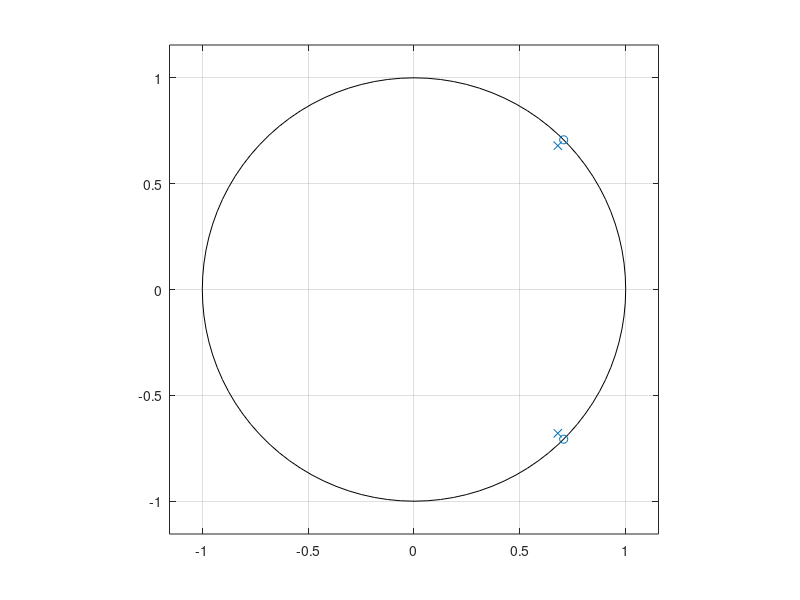
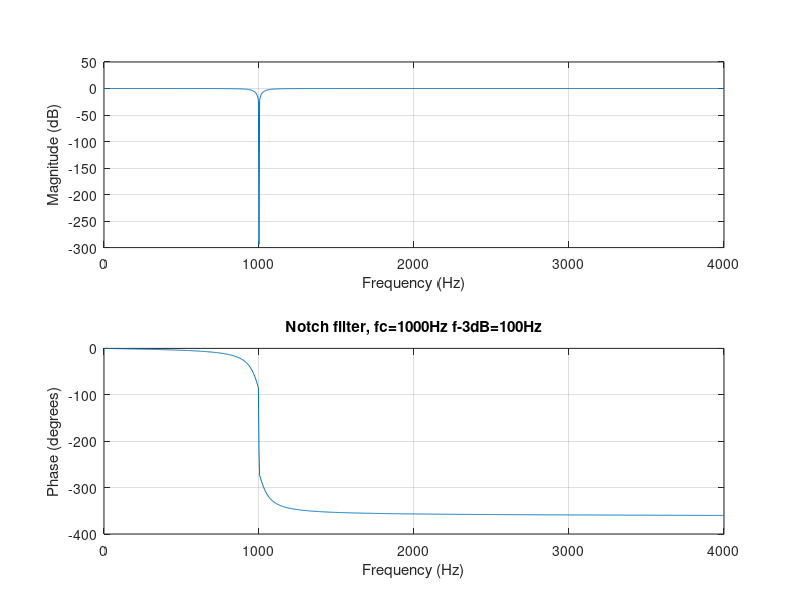
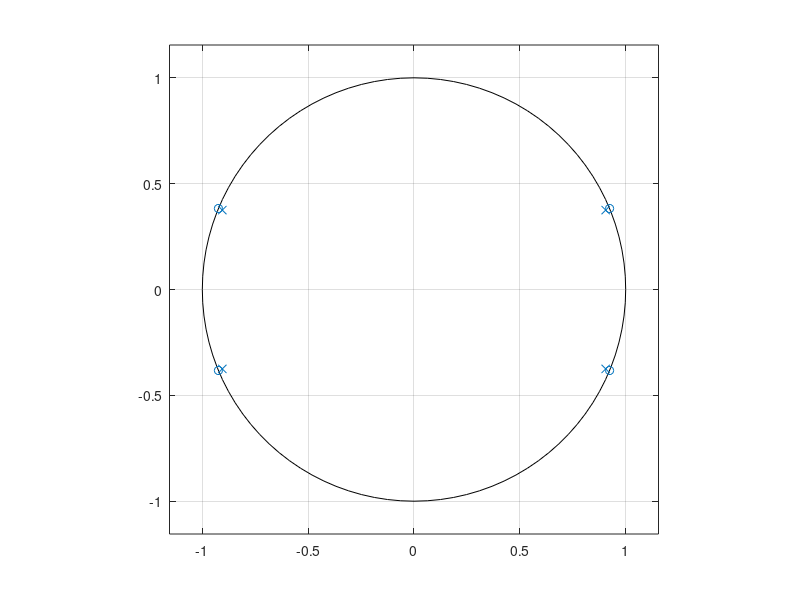
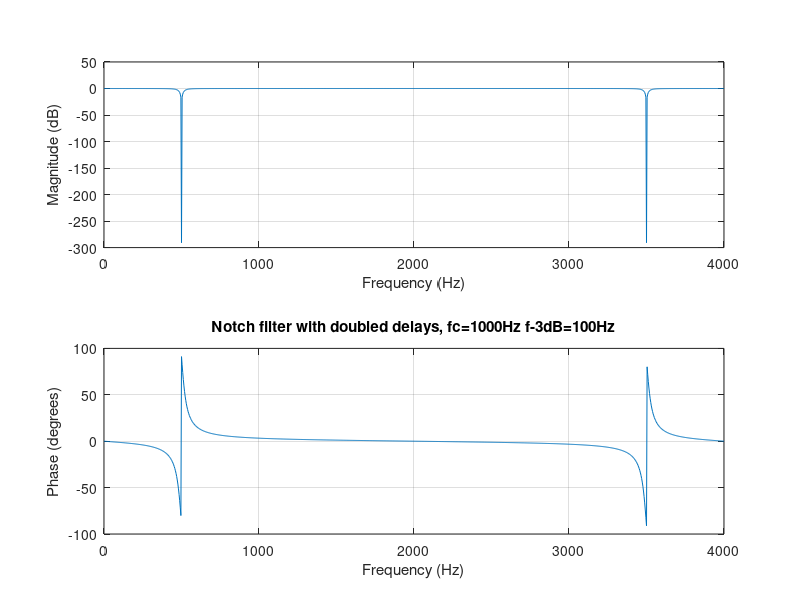

Source code (MATLAB) for these figures, in order:
% Small intro to filter design and analysis in Octave/MATLAB
% By Jacques Berg

% Notch filters are useful tools to reject a specific disturbing tone from
% the signal. They are designed by placing zero to the unit circle at the
% center frequency to be rejected
Fs = 8000;  % sampling frequency 8 kHz
f = 1000;   % frequency to be rejected
z_q1 = exp(i*2*pi*f/Fs);
b_q1 = poly([z_q1 conj(z_q1)]);
% pole is placed near to the zero, poles distance to the zero determines
% the bandwidth of the notch filter
f3db = 100; % -3dB bandwidth is 100Hz
p_q1 = (1-2*pi*((f3db/Fs)/2))*z_q1;
a_q1 = poly([p_q1 conj(p_q1)]);
% then let's scale the system to 0dB baseline
gg = max(abs(freqz(b_q1, a_q1)));
b_q1 = b_q1/gg;
% Notch filter (a, b) is ready, let's analyze it
figure(1); zplane(b_q1, a_q1);
figure(2); freqz(b_q1, a_q1, 1024, Fs);
title(sprintf('Notch filter, fc=%dHz f-3dB=%dHz', f, f3db));

% Doubling the delays means adding zeros to MATLAB filter parameters
b_q3 = [b_q1(1) 0 b_q1(2) 0 b_q1(3)];
a_q3 = [a_q1(1) 0 a_q1(2) 0 a_q1(3)];
figure(3); zplane(b_q3, a_q3);
figure(4); freqz(b_q3, a_q3, 1024, Fs);
title(sprintf('Notch filter with doubled delays, fc=%dHz f-3dB=%dHz', f, f3db));

% Designing filter from analog counterparts is easy with MATLAB
fc = 3200;  % 3200 Hz is the -3dB point
[b_q4,a_q4] = butter(4, fc/(Fs/2));
figure(5); zplane(b_q4, a_q4);
figure(6); freqz(b_q4, a_q4, 1024, Fs);